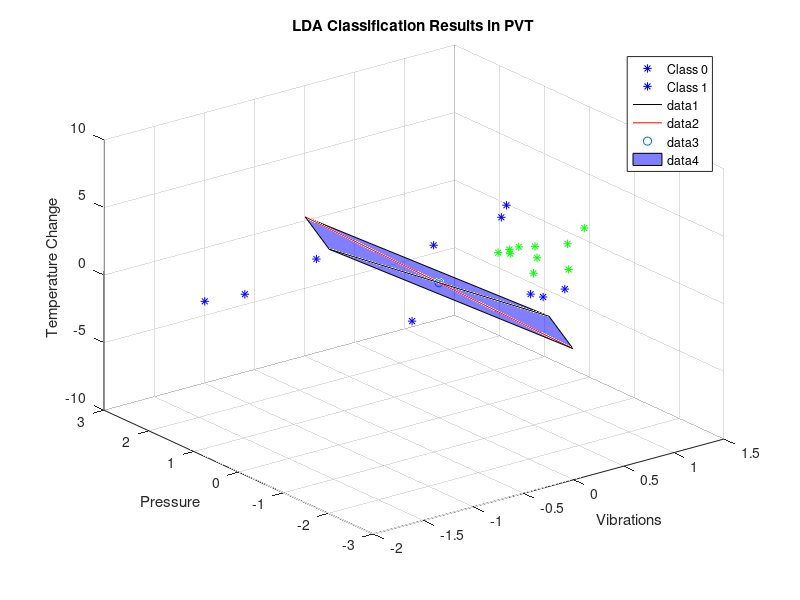

Write the MATLAB code that produced this figure.
%% section C: pre-data processing

%
% 1:10 acrylic
% 11:20 black foam
% 21:30 car sponge
% 31:40 flour sack
% 41:50 kitchen sponge
% 51:60 steel vase
%

data0 = load("./PR_CW_DATA_2021/F0_PVT.mat");
data1 = load("./PR_CW_DATA_2021/F1_PVT.mat");

zeroOneColumn = [zeros(10, 1); ones(10, 1)];

% Standardise Data
St_dataMatrix_F0 = (data0.dataMatrix_F0 - mean(data0.dataMatrix_F0)) ./ std(data0.dataMatrix_F0);
St_dataMatrix_F1 = (data1.dataMatrix_F1 - mean(data1.dataMatrix_F1)) ./ std(data1.dataMatrix_F1);

% two object within F0 and F1
% label = 0, car sponge
% label = 1, black foam

data0PV = [data0.dataMatrix_F0(11:20,1:2) zeros(10, 1);
    data0.dataMatrix_F0(21:30,1:2) ones(10, 1)];
data0PVX1 = data0PV(1:10,1:2);
data0PVX2 = data0PV(11:20,1:2);

data0PT = [data0.dataMatrix_F0(11:30,2:3) zeroOneColumn];
data0PTX1 = data0PT(1:10,1:2);
data0PTX2 = data0PT(11:20,1:2);

data0TV = [data0.dataMatrix_F0(11:20,1) data0.dataMatrix_F0(11:20,3) zeros(10, 1);
    data0.dataMatrix_F0(21:30,1) data0.dataMatrix_F0(21:30,3) ones(10, 1)];
data0TVX1 = data0TV(1:10,1:2);
data0TVX2 = data0TV(11:20,1:2);

% 3D data PTV
data0VPT = [data0.dataMatrix_F0(11:30,:) zeroOneColumn];
data0VPTX1 = data0VPT(1:10,1:3);
data0VPTX2 = data0VPT(11:20,1:3);
data1VPT = [data1.dataMatrix_F1(11:30,:) zeroOneColumn];
data1VPTX1 = data1VPT(1:10,1:3);
data1VPTX2 = data1VPT(11:20,1:3);

% combine f1&f0， combined data is the full data with labels, using two
% objects
combinedData = [data0VPT; data1VPT];% with labels
combinedDataOnly = combinedData(:, 1:3);
labels = [zeros(size(data0VPTX1, 1), 1); ones(size(data0VPTX2, 1), 1);
    zeros(size(data1VPTX1, 1), 1); ones(size(data1VPTX2, 1), 1)]; 

%% multi-clasification based on LDA

% standarize
meanCombined = mean(combinedDataOnly);
class1Data = combinedData(labels == 0, 1:3);
class2Data = combinedData(labels == 1, 1:3);

% classes mean values
meanClass1 = mean(class1Data);
meanClass2 = mean(class2Data);

stdCombined = std(combinedDataOnly);
St_combinedData = (combinedDataOnly - meanCombined) ./ stdCombined;

% calculate Sw
Sw = zeros(3, 3);
Sw = Sw + cov(class1Data);
Sw = Sw + cov(class2Data);

% calculate Sb
meanDiffBetween = (meanClass1 - meanClass2)';
Sb = meanDiffBetween' * meanDiffBetween;

% eigen
[eigenVectors, eigenValues] = eig(inv(Sw) * Sb);
[~, maxIdx] = max(abs(diag(eigenValues)));
W = eigenVectors(:, maxIdx);

% projection
projectedData = St_combinedData * W;
direction = W - meanCombined;

step = 6.5;
point1 = [0,0,0] - step * W';
point2 = [0,0,0] + step * W';

figure(1);
for i = 1:size(data0PV, 1)
    if data0PV(i,3) == 0
        plot3(St_combinedData(i,1), St_combinedData(i,2),St_combinedData(i,3), 'b*'); hold on; % Blue star for class 0
    elseif data0PV(i,3) == 1
        plot3(St_combinedData(i,1), St_combinedData(i,2), St_combinedData(i,3), 'g*'); hold on; % Green star for class 1
    end
end

legend('Class 0', 'Class 1');
xlabel('Vibrations');
ylabel('Pressure');
zlabel('Temperature Change');
title('LDA Classification Results in PVT');
hold on;

plot3([point1(1,1),point2(1,1)], [point1(1,2),point2(1,2)],[point1(1,3),point2(1,3)],'k-'); % 'k-' 表示黑色实线

hold on;


% 假设 W 已经定义
% 计算与 W 正交的向量
orthogonalVector = cross(W, [1; 0; 0]); % 使用单位向量 [1,0,0]

% 规范化向量以便更好地可视化
orthogonalVector = orthogonalVector / norm(orthogonalVector);

% 定义穿过 [0,0,0] 的线的两个点
stepSize = 3; % 步长可以根据需要调整
orthPoint1 = -stepSize * orthogonalVector';
orthPoint2 = stepSize * orthogonalVector';

% 在现有图上绘制正交线
hold on;
plot3([orthPoint1(1), orthPoint2(1)], [orthPoint1(2), orthPoint2(2)], [orthPoint1(3), orthPoint2(3)], 'r-'); 

scatter3(0,0,0,"red");
Hyperplane = fill3([point1(1),orthPoint1(1),point2(1),orthPoint2(1)],[point1(2),orthPoint1(2),point2(2),orthPoint2(2)],[point1(3),orthPoint1(3),point2(3),orthPoint2(3)],"blue");
set(Hyperplane, 'FaceAlpha', 0.5);

grid on;

hold off;
